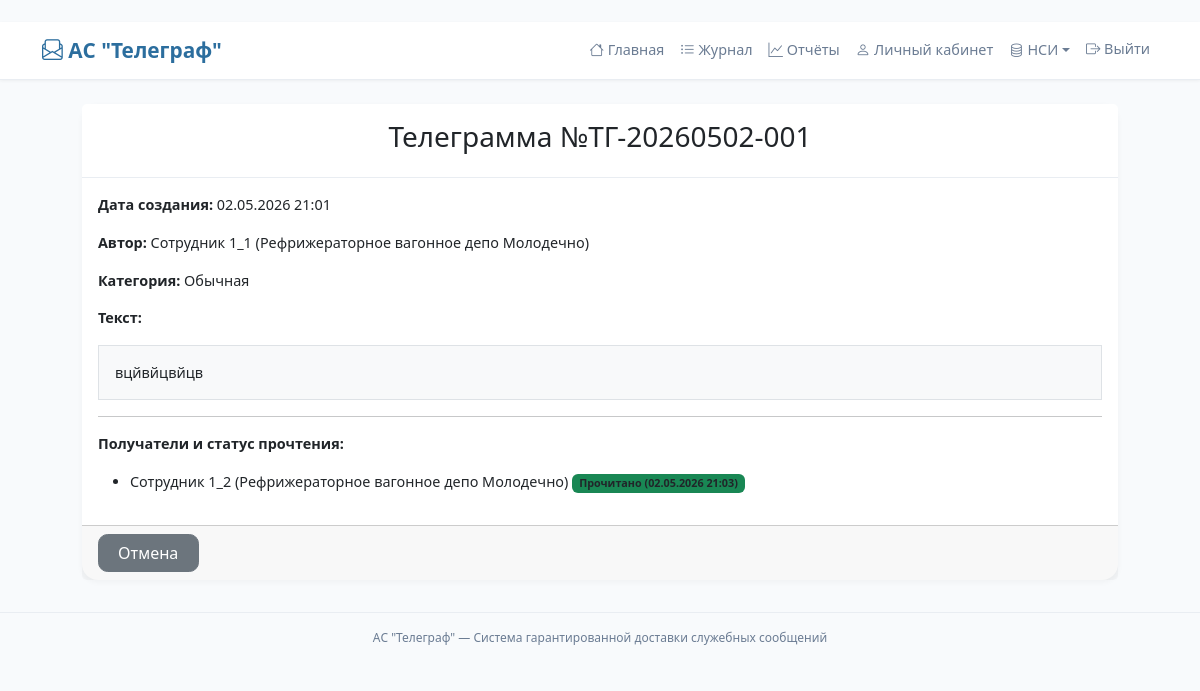
Screenshot of /telegram/9/ (signed in) with the database file from the repository.
### core/models.py (models this page shows, shortened)
class Telegram(models.Model):
    class Priority(models.TextChoices):
        NORMAL = 'NORMAL', 'Обычная'
        URGENT = 'URGENT', 'Срочная'
    class Status(models.TextChoices):
        SENT = 'SENT', 'Отправлена'
        READ = 'READ', 'Прочитана'
        SIGNED = 'SIGNED', 'Подписана'
    number = models.CharField(max_length=50, blank=True, null=True, verbose_name='Номер телеграммы')
    author = models.ForeignKey(User, on_delete=models.CASCADE, related_name='authored_telegrams', verbose_name='Автор')
    text = models.TextField(verbose_name='Текст телеграммы')
    created_at = models.DateTimeField(auto_now_add=True, verbose_name='Дата создания')
    status = models.CharField(max_length=10, choices=Status.choices, default=Status.SENT, verbose_name='Общий статус')
    priority = models.CharField(max_length=10, choices=Priority.choices, default=Priority.NORMAL, verbose_name='Приоритет')
    requires_approval = models.BooleanField(default=False, verbose_name='Требуется подпись')
    approvers = models.ManyToManyField(User, related_name='telegrams_to_approve', blank=True, verbose_name='Подписанты')
    is_signed = models.BooleanField(default=False, verbose_name='Подписана')
    signed_at = models.DateTimeField(null=True, blank=True, verbose_name='Дата подписи')
    signature = models.CharField(max_length=128, blank=True, null=True, verbose_name='Электронная подпись')   # <-- добавлено

class User(AbstractUser):
    role = models.CharField(max_length=10, choices=Role.choices, default=Role.USER, verbose_name='Роль')
    full_name = models.CharField(max_length=255, verbose_name='Полное имя')
    phone = models.CharField(max_length=20, blank=True, null=True, verbose_name='Телефон')
    email = models.EmailField(blank=True, null=True, verbose_name='Email')
    department = models.ForeignKey(Department, on_delete=models.SET_NULL, null=True, blank=True, verbose_name='Подразделение')
    position = models.ForeignKey(Position, on_delete=models.SET_NULL, null=True, blank=True, verbose_name='Должность')

class Department(models.Model):
    code = models.CharField(max_length=20, unique=True, verbose_name='Код подразделения')
    name = models.CharField(max_length=255, verbose_name='Наименование')
    class Meta:
        verbose_name = 'Подразделение'
        verbose_name_plural = 'Подразделения'

class TelegramRecipient(models.Model):
    class RecipientStatus(models.TextChoices):
        PENDING = 'PENDING', 'Ожидает'
        READ = 'READ', 'Прочитано'
        DELIVERED = 'DELIVERED', 'Доставлено оператором'  # опционально, если нужно
    DELIVERY_METHOD_CHOICES = [
        ('PHONE', 'По телефону'),
        ('FAX', 'По факсу'),
        ('COURIER', 'Экспедиция'),
    ]
    telegram = models.ForeignKey(Telegram, on_delete=models.CASCADE, related_name='recipients')
    user = models.ForeignKey(User, on_delete=models.CASCADE, verbose_name='Получатель')
    status = models.CharField(max_length=10, choices=RecipientStatus.choices, default=RecipientStatus.PENDING)
    read_at = models.DateTimeField(null=True, blank=True)
    delivered_at = models.DateTimeField(null=True, blank=True)
    delivery_method = models.CharField(max_length=10, choices=DELIVERY_METHOD_CHOICES, null=True, blank=True, verbose_name='Способ доставки')
    is_notified = models.BooleanField(default=False, verbose_name='Уведомлён оператором')
    last_notified_at = models.DateTimeField(null=True, blank=True, verbose_name='Дата последнего уведомления')
    class Meta:
        unique_together = ('telegram', 'user')
        verbose_name = 'Получатель телеграммы'
        verbose_name_plural = 'Получатели телеграмм'

### core/views.py (the view)
# urls.py: path('telegram/<int:telegram_id>/', views.view_telegram, name='view_telegram'),
@login_required
def view_telegram(request, telegram_id):
    telegram = get_object_or_404(Telegram.objects.prefetch_related('recipients__user', 'approvers', 'signatures'), id=telegram_id)
    signed_approver_ids = set(telegram.signatures.values_list('user_id', flat=True))
    recipient_entry = telegram.recipients.filter(user=request.user).first()
    user_is_recipient_pending = recipient_entry is not None and recipient_entry.status == 'PENDING'
    user_recipient_id = recipient_entry.id if recipient_entry else None
    user_is_approver_pending = request.user in telegram.approvers.all() and request.user.id not in signed_approver_ids
    return render(request, 'core/view_telegram.html', {
        'telegram': telegram,
        'signed_approver_ids': signed_approver_ids,
        'user_is_recipient_pending': user_is_recipient_pending,
        'user_recipient_id': user_recipient_id,
        'user_is_approver_pending': user_is_approver_pending,
    })

### core/templates/core/view_telegram.html (shortened to what this page needs)
﻿{% extends 'base.html' %}
{% block content %}
<div class="container mt-4">
    <div class="card">
        <div class="card-header bg-white">
            <h3 class="text-center">Телеграмма №{{ telegram.number|default:"—" }}</h3>
        </div>
        <div class="card-body">
            <p><strong>Дата создания:</strong> {{ telegram.created_at|date:"d.m.Y H:i" }}</p>
            <p><strong>Автор:</strong> {{ telegram.author.full_name|default:telegram.author.username }} ({{ telegram.author.department.name|default:"—" }})</p>
            <p><strong>Категория:</strong> {% if telegram.priority == 'URGENT' %}Срочная{% else %}Обычная{% endif %}</p>
            <p><strong>Текст:</strong></p>
            <div class="border p-3 bg-light" style="white-space: pre-wrap;">{{ telegram.text }}</div>
            <hr>
            <p><strong>Получатели и статус прочтения:</strong></p>
            <ul>
                {% for recipient in telegram.recipients.all %}
                    <li>
                        {{ recipient.user.full_name|default:recipient.user.username }} ({{ recipient.user.department.name|default:"—" }})
                        {% if recipient.status == 'READ' %}
                            <span class="badge bg-success text-dark fw-bold">Прочитано ({{ recipient.read_at|date:"d.m.Y H:i" }})</span>
                        {% else %}
                            <span class="badge bg-light text-dark fw-bold border border-secondary">Не прочитано</span>
                        {% endif %}
                    </li>
                {% endfor %}
            </ul>
        </div>
        <div class="card-footer d-flex justify-content-between">
            <a href="{% url 'home' %}" class="btn btn-secondary">Отмена</a>
        </div>
    </div>
</div>
{% endblock %}

### core/templates/base.html (style rules this page uses)
:root { --primary: #2c6e9e; --primary-light: #e1edf7; --primary-dark: #1a5270; --bg-light: #f8fafc; --card-white: #ffffff; --border-light: #e9edf2; --text-dark: #2c3e50; --text-muted: #6b7c93; --hover-gray: #f1f5f9; }
body { background-color: var(--bg-light); font-family: 'Segoe UI', 'Roboto', system-ui, sans-serif; color: var(--text-dark); font-size: 0.9rem; }
.container { max-width: 1400px; width: 95%; margin: 0 auto; }
.card { border: none; border-radius: 1rem; background-color: var(--card-white); box-shadow: 0 2px 6px rgba(0,0,0,0.04); margin-bottom: 1.5rem; }
.card-header { background-color: transparent; border-bottom: 1px solid var(--border-light); font-weight: 600; padding: 1rem 1.5rem; }
.btn { border-radius: 0.6rem; font-weight: 500; padding: 0.4rem 1.2rem; }

### rows the page displays
Telegram: number "ТГ-20260502-001", created_at "02.05.2026 21:01", author.full_name "Сотрудник 1_1", author.department.name "Рефрижераторное вагонное депо Молодечно", text "вцйвйцвйцв"
TelegramRecipient: user.full_name "Сотрудник 1_2", user.department.name "Рефрижераторное вагонное депо Молодечно", read_at "02.05.2026 21:03"
